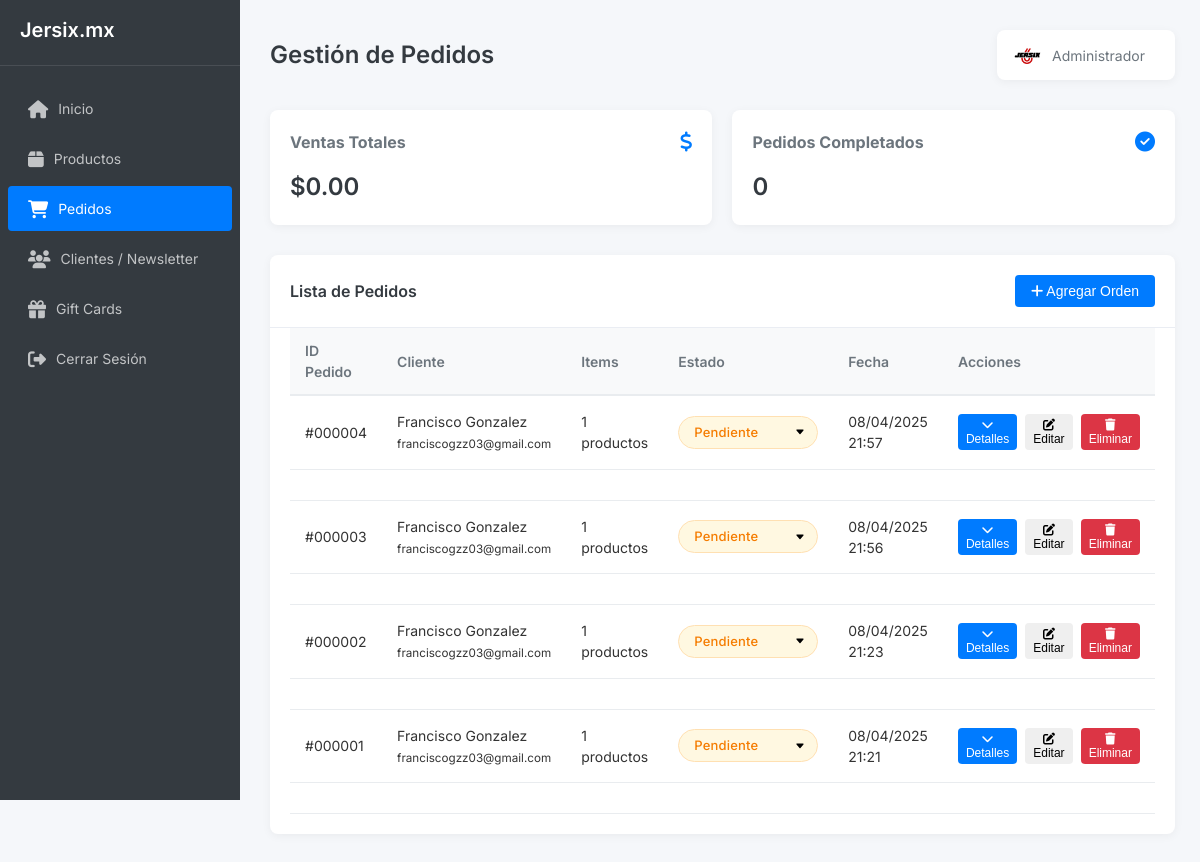
Page /admin2/orders.php (signed in) on the committed database.
### tables this page shows
CREATE TABLE `sales_stats` (
  `id` int(11) NOT NULL,
  `total_sales` decimal(10,2) DEFAULT 0.00,
  `total_orders` int(11) DEFAULT 0
);

CREATE TABLE `orders` (
  `order_id` int(11) NOT NULL,
  `customer_name` varchar(255) NOT NULL,
  `customer_email` varchar(255) NOT NULL,
  `phone` varchar(20) NOT NULL,
  `street` varchar(255) NOT NULL,
  `colony` varchar(255) NOT NULL,
  `city` varchar(255) NOT NULL,
  `state` varchar(255) NOT NULL,
  `zip_code` varchar(10) NOT NULL,
  `status` enum('pending','processing','completed','cancelled') DEFAULT 'pending',
  `payment_status` enum('pending','paid','failed') DEFAULT 'pending' COMMENT 'Tracks the payment status of an order',
  `created_at` timestamp NOT NULL DEFAULT current_timestamp(),
  `payment_method` varchar(50) DEFAULT NULL,
  `payment_id` varchar(255) DEFAULT NULL,
  `payment_notes` text DEFAULT NULL
);

### admin2/orders.php (the view, shortened to what this page needs)
<?php
require_once __DIR__ . '/../config/database.php';
try {
    $pdo = getConnection();
    $pdo->setAttribute(PDO::ATTR_ERRMODE, PDO::ERRMODE_EXCEPTION);
} catch(PDOException $e) {
    die('Error de conexión a la base de datos: ' . $e->getMessage());
}
try {
    $stats_stmt = $pdo->query("SELECT total_sales, total_orders FROM sales_stats LIMIT 1");
    $stats = $stats_stmt->fetch(PDO::FETCH_ASSOC);
} catch(PDOException $e) {
    $stats = ['total_sales' => 0, 'total_orders' => 0];
}
try {
    $stmt = $pdo->query("
        SELECT
            o.*,
            COUNT(DISTINCT oi.order_item_id) as total_items,
            SUM(oi.quantity * oi.price) as order_total,
            GROUP_CONCAT(DISTINCT CONCAT(p.name, ' (', oi.quantity, ')') SEPARATOR ', ') as products_summary
        FROM orders o
        LEFT JOIN order_items oi ON o.order_id = oi.order_id
        LEFT JOIN products p ON oi.product_id = p.product_id
        GROUP BY
            o.order_id,
            o.customer_name,
            o.customer_email,
            o.status,
            o.created_at,
            o.phone,
            o.street,
            o.colony,
            o.city,
            o.state,
            o.zip_code,
            o.payment_status
        ORDER BY o.created_at DESC
    ");
    $orders = $stmt->fetchAll(PDO::FETCH_ASSOC);
} catch(PDOException $e) {
    $error_message = "Error al obtener pedidos: " . $e->getMessage();
    $orders = [];
}
?>
<!DOCTYPE html>
<html lang="es">
<head>
    <link rel="stylesheet" href="https://cdnjs.cloudflare.com/ajax/libs/font-awesome/6.4.0/css/all.min.css">
</head>
<body>
    <div class="dashboard-layout">
        <aside class="sidebar">
            <div class="sidebar-header">
                <h2>Jersix.mx</h2>
            </div>
            <ul class="nav-menu">
                <li class="nav-item">
                    <a href="dashboard.php">
                        <i class="fas fa-home"></i>
                        <span>Inicio</span>
                    </a>
                </li>
                <li class="nav-item">
                    <a href="products.php">
                        <i class="fas fa-box"></i>
                        <span>Productos</span>
                    </a>
                </li>
                <li class="nav-item active">
                    <a href="orders.php">
                        <i class="fas fa-shopping-cart"></i>
                        <span>Pedidos</span>
                    </a>
                </li>
                <li class="nav-item">
                    <a href="newsletter.php">
                        <i class="fas fa-users"></i>
                        <span>Clientes / Newsletter</span>
                    </a>
                </li>
                <li class="nav-item">
                    <a href="giftcards.php">
                        <i class="fas fa-gift"></i>
                        <span>Gift Cards</span>
                    </a>
                </li>
                <li class="nav-item">
                    <a href="logout.php">
                        <i class="fas fa-sign-out-alt"></i>
                        <span>Cerrar Sesión</span>
                    </a>
                </li>
            </ul>
        </aside>
        <main class="main-content">
            <div class="topbar">
                <div>
                    <h1>Gestión de Pedidos</h1>
                </div>
                <div class="user-info">
                    <img src="../img/ICON.png" alt="User" style="width: 30px; height: 30px; border-radius: 50%; margin-right: 10px;">
                    <span><?php echo $_SESSION['admin_name'] ?? 'Administrador'; ?></span>
                </div>
            </div>
            <div class="stats-panel">
                <div class="stat-card">
                    <div class="stat-card-header">
                        <h3>Ventas Totales</h3>
                        <i class="fas fa-dollar-sign"></i>
                    </div>
                    <div class="stat-card-value">$<?php echo number_format($stats['total_sales'], 2); ?></div>
                </div>
                <div class="stat-card">
                    <div class="stat-card-header">
                        <h3>Pedidos Completados</h3>
                        <i class="fas fa-check-circle"></i>
                    </div>
                    <div class="stat-card-value"><?php echo $stats['total_orders']; ?></div>
                </div>
            </div>
            <div class="panel">
                <div class="panel-header">
                    <h3 class="panel-title">Lista de Pedidos</h3>
                    <button class="btn btn-primary" onclick="openAddOrderModal()">
                        <i class="fas fa-plus"></i> Agregar Orden
                    </button>
                </div>
                <?php if (empty($orders)): ?>
                    <div class="empty-state">
                        <div class="empty-state-icon">
                            <i class="fas fa-shopping-cart"></i>
                        </div>
                        <h3 class="empty-state-title">No hay pedidos disponibles</h3>
                        <p class="empty-state-description">Los pedidos aparecerán aquí cuando los clientes realicen compras</p>
                    </div>
                <?php else: ?>
                    <div class="table-container">
                        <table>
                            <thead>
                                <tr>
                                    <th>ID Pedido</th>
                                    <th>Cliente</th>
                                    <th>Items</th>
                                    <th>Estado</th>
                                    <th>Fecha</th>
                                    <th>Acciones</th>
                                </tr>
                            </thead>
                            <tbody>
                                <?php foreach ($orders as $order): ?>
                                    <tr data-order-id="<?php echo $order['order_id']; ?>">
                                        <td data-label="ID Pedido">#<?php echo str_pad($order['order_id'], 6, '0', STR_PAD_LEFT); ?></td>
                                        <td data-label="Cliente">
                                            <div><?php echo htmlspecialchars($order['customer_name']); ?></div>
                                            <small><?php echo htmlspecialchars($order['customer_email']); ?></small>
                                        </td>
                                        <td data-label="Items"><?php echo $order['total_items']; ?> productos</td>
                                        <td data-label="Estado">
                                            <select class="status-select status-<?php echo $order['status']; ?>"
                                                    data-order-id="<?php echo $order['order_id']; ?>"
                                                    data-previous-status="<?php echo $order['status']; ?>"
                                                    onchange="updateOrderStatus(this)">
                                                <option value="pending" <?php echo $order['status'] == 'pending' ? 'selected' : ''; ?>>Pendiente</option>
                                            </select>
                                        </td>
                                        <td data-label="Fecha"><?php echo date('d/m/Y H:i', strtotime($order['created_at'])); ?></td>
                                        <td data-label="Acciones">
                                            <div class="action-buttons">
                                                <button class="btn btn-sm btn-primary expand-button" onclick="toggleOrderDetails(<?php echo $order['order_id']; ?>)">
                                                    <i class="fas fa-chevron-down"></i> Detalles
                                                </button>
                                                <button class="btn btn-sm btn-warning" onclick="editOrder(<?php echo $order['order_id']; ?>)">
                                                    <i class="fas fa-edit"></i> Editar
                                                </button>
                                                <button class="btn btn-sm btn-danger" onclick="deleteOrder(<?php echo $order['order_id']; ?>)">
                                                    <i class="fas fa-trash"></i> Eliminar
                                                </button>
                                            </div>
                                        </td>
                                    </tr>
                                    <tr data-order-id="<?php echo $order['order_id']; ?>">
                                        <td colspan="7">
                                        </td>
                                    </tr>
                                <?php endforeach; ?>
                            </tbody>
                        </table>
                    </div>
                <?php endif; ?>
            </div>
        </main>
    </div>
</body>
</html>

### admin2/orders.php (style rules this page uses)
:root { --primary-color: #007bff; --primary-dark: #0056b3; --secondary-color: #6c757d; --success-color: #28a745; --danger-color: #dc3545; --warning-color: #ffc107; --light-color: #f8f9fa; --dark-color: #343a40; --sidebar-width: 240px; --topbar-height: 60px; --border-radius: 8px; --box-shadow: 0 2px 10px rgba(0,0,0,0.05); --transition: all 0.3s ease; }
* { margin: 0; padding: 0; box-sizing: border-box; }
body { font-family: 'Inter', sans-serif; font-size: 14px; color: #333; background-color: #f5f7fa; line-height: 1.5; }
.dashboard-layout { display: grid; grid-template-columns: var(--sidebar-width) 1fr; min-height: 100vh; }
.sidebar { background-color: var(--dark-color); color: white; position: fixed; height: 100vh; width: var(--sidebar-width); padding-top: 15px; overflow-y: auto; transition: var(--transition); z-index: 1000; }
.sidebar-header { padding: 0 20px 20px; display: flex; align-items: center; justify-content: space-between; border-bottom: 1px solid rgba(255,255,255,0.1); }
.sidebar-header h2 { font-size: 20px; font-weight: 600; }
.sidebar .nav-menu { list-style: none; padding: 15px 0; }
.sidebar .nav-item { margin: 5px 0; }
.sidebar .nav-item a { color: rgba(255,255,255,0.7); text-decoration: none; display: flex; align-items: center; padding: 12px 20px; border-radius: 4px; margin: 0 8px; transition: var(--transition); }
.sidebar .nav-item a i { margin-right: 10px; font-size: 18px; }
.sidebar .nav-item.active a { color: white; background: var(--primary-color); }
.main-content { grid-column: 2; padding: 30px; }
.topbar { display: flex; justify-content: space-between; align-items: center; margin-bottom: 30px; }
.topbar h1 { font-size: 24px; font-weight: 600; color: var(--dark-color); }
.user-info { display: flex; align-items: center; background: white; padding: 10px 15px; border-radius: var(--border-radius); box-shadow: var(--box-shadow); }
.user-info span { margin-right: 15px; color: var(--secondary-color); }
.panel { background: white; border-radius: var(--border-radius); box-shadow: var(--box-shadow); margin-bottom: 30px; overflow: hidden; }
.panel-header { padding: 20px; border-bottom: 1px solid #eaedf3; display: flex; justify-content: space-between; align-items: center; }
.panel-title { font-size: 16px; font-weight: 600; color: var(--dark-color); }
.table-container { overflow-x: auto; margin: 0 20px 20px; }
table { width: 100%; border-collapse: collapse; }
th { text-align: left; padding: 12px 15px; background-color: #f8f9fa; border-bottom: 2px solid #e9ecef; font-weight: 600; color: var(--secondary-color); }
td { padding: 15px; vertical-align: middle; border-bottom: 1px solid #e9ecef; }
.btn { display: inline-block; padding: 8px 16px; border-radius: 4px; text-decoration: none; font-weight: 500; cursor: pointer; transition: var(--transition); border: none; font-size: 14px; }
.btn-primary { background-color: var(--primary-color); color: white; }
.status-pending { background-color: rgba(255,193,7,0.1); color: #ffc107; }
.stats-panel { display: grid; grid-template-columns: repeat(auto-fit, minmax(200px, 1fr)); gap: 20px; margin-bottom: 30px; }
.stat-card { background: white; padding: 20px; border-radius: var(--border-radius); box-shadow: var(--box-shadow); }
.stat-card-header { display: flex; justify-content: space-between; align-items: center; margin-bottom: 15px; }
.stat-card-header h3 { font-size: 16px; color: var(--secondary-color); margin: 0; }
.stat-card-header i { font-size: 20px; color: var(--primary-color); }
.stat-card-value { font-size: 24px; font-weight: 600; color: var(--dark-color); }
.action-buttons { display: flex; gap: 8px; }
.btn-sm { padding: 4px 8px; font-size: 12px; }
.btn-danger { background-color: var(--danger-color); color: white; }
.status-select { padding: 8px 30px 8px 15px; border-radius: 20px; font-size: 13px; font-weight: 500; border: none; cursor: pointer; appearance: none; -webkit-appearance: none; -moz-appearance: none; background-repeat: no-repeat; background-position: right 12px center; background-size: 10px; min-width: 140px; max-width: 100%; text-align: left; }
.status-pending { background-color: #fff8e1; color: #f57c00; border: 1px solid #ffe0b2; }
.status-select option { background-color: white; color: #333; padding: 8px; }
.status-select { text-shadow: none; font-family: 'Inter', sans-serif; letter-spacing: 0.2px; }

### rows in the picture
sales_stats: total_sales "0.00", total_orders "0"
orders: order_id "000004", customer_name "Francisco Gonzalez", customer_email "franciscogzz03@gmail.com", total_items "1", status+order_id "Pendiente", created_at "08/04/2025 21:57"
orders: order_id "000003", customer_name "Francisco Gonzalez", customer_email "franciscogzz03@gmail.com", total_items "1", status+order_id "Pendiente", created_at "08/04/2025 21:56"
orders: order_id "000002", customer_name "Francisco Gonzalez", customer_email "franciscogzz03@gmail.com", total_items "1", status+order_id "Pendiente", created_at "08/04/2025 21:23"
orders: order_id "000001", customer_name "Francisco Gonzalez", customer_email "franciscogzz03@gmail.com", total_items "1", status+order_id "Pendiente", created_at "08/04/2025 21:21"

### other values in the picture
$_SESSION['admin_name'] "Administrador"
